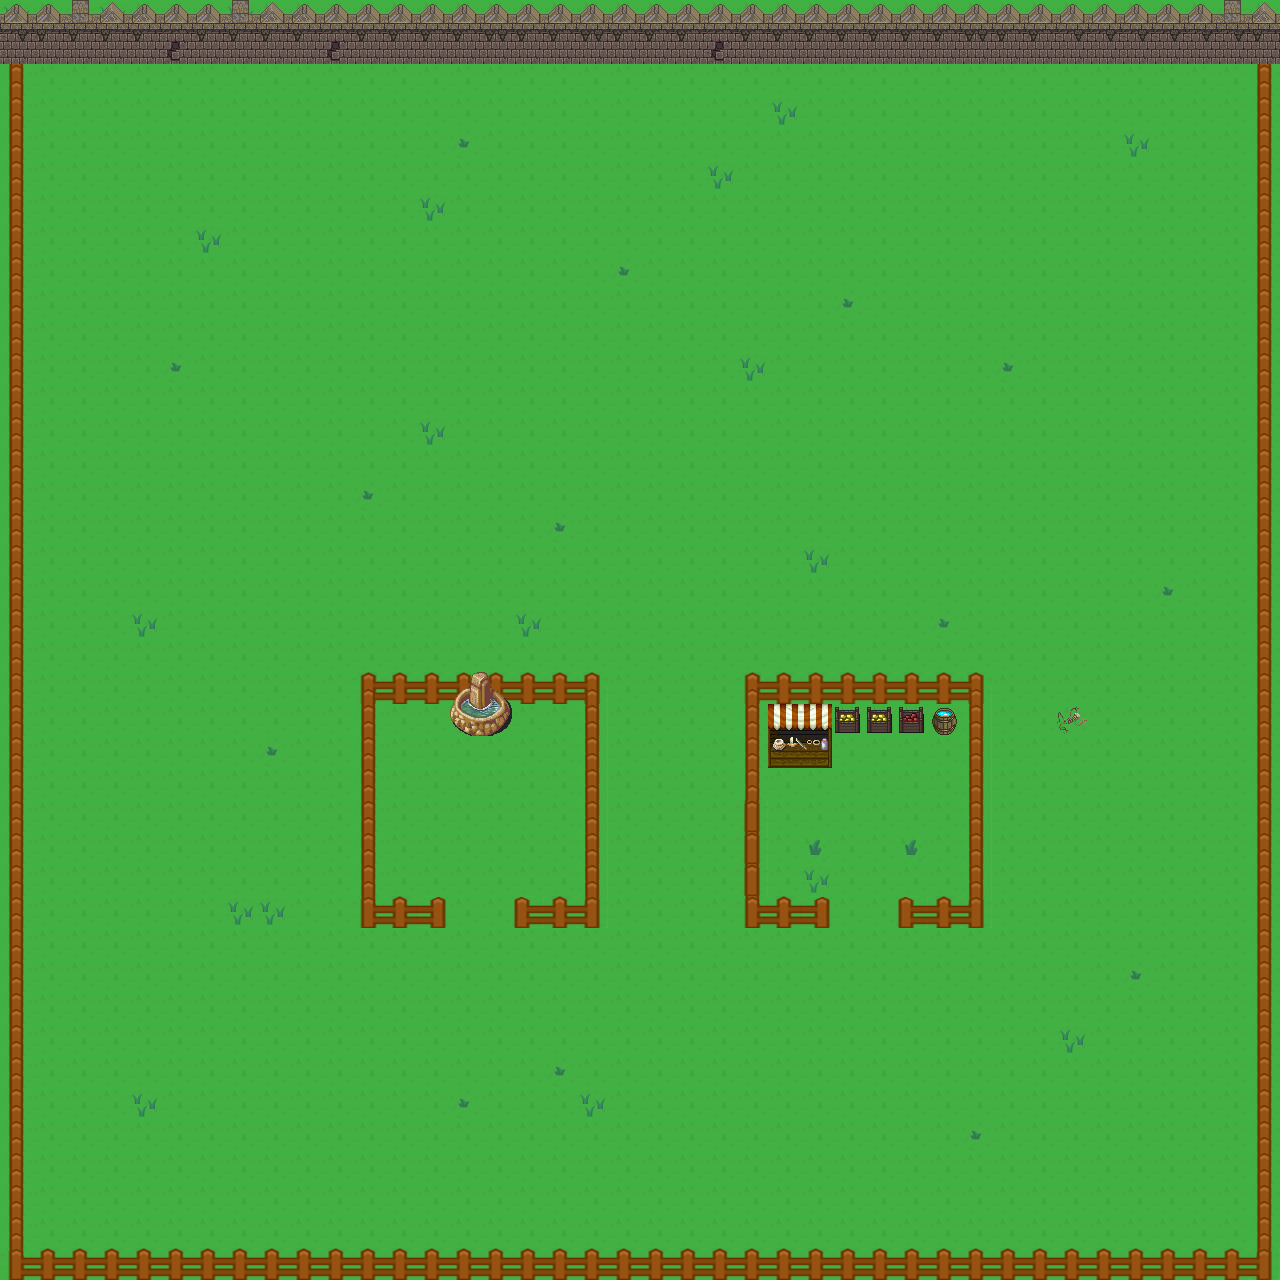

Below is a game level as drawn by its tile map, then a one-line description and the .tmx that defines it (tile-layer data replaced by summaries):
An orthogonal 40x40 tile map with 32x32 px tiles, 2 tile layers (Tile Layer 1, Tile Layer 2), 3 tilesets and 94 objects.

<map version="1.2" tiledversion="1.2.5" orientation="orthogonal" renderorder="right-down" width="40" height="40" tilewidth="32" tileheight="32" infinite="0" nextlayerid="4" nextobjectid="136">
 <tileset firstgid="1" name="adventure-tiles" tilewidth="32" tileheight="32" tilecount="40" columns="10">
  <image source="adventure-tiles.png" width="320" height="128" />
 </tileset>
 <tileset firstgid="41" name="object-tiles" tilewidth="32" tileheight="32" tilecount="8" columns="8">
  <image source="object-tiles.png" width="256" height="32" />
  <tile id="0">
   <properties>
    <property name="name" value="Bush" />
   </properties>
  </tile>
  <tile id="1">
   <properties>
    <property name="name" value="Rock" />
   </properties>
  </tile>
  <tile id="2">
   <properties>
    <property name="name" value="Coin" />
   </properties>
  </tile>
  <tile id="3">
   <properties>
    <property name="name" value="Treasure" />
   </properties>
  </tile>
  <tile id="4">
   <properties>
    <property name="name" value="Flyer" />
   </properties>
  </tile>
  <tile id="5">
   <properties>
    <property name="id" value="default" />
    <property name="name" value="NPC" />
    <property name="text" value="Hello, world!" />
   </properties>
  </tile>
  <tile id="6">
   <properties>
    <property name="name" value="ShopHeart" />
   </properties>
  </tile>
  <tile id="7">
   <properties>
    <property name="name" value="ShopArrow" />
   </properties>
  </tile>
 </tileset>
 <tileset firstgid="49" name="Castle2(1)" tilewidth="32" tileheight="32" tilecount="256" columns="16">
  <image source="Castle2(1).png" width="512" height="512" />
 </tileset>
 <layer id="1" name="Tile Layer 1" width="40" height="40">
  <data>[1600 cells, 1600 non-empty, 21 distinct tile ids]</data>
 </layer>
 <layer id="3" name="Tile Layer 2" width="40" height="40">
  <data>[1600 cells, 60 non-empty, 19 distinct tile ids]</data>
 </layer>
 <objectgroup id="2" name="Object Layer 1">
  <object id="1" x="0" y="0" width="1280" height="65">
   <properties>
    <property name="name" value="Solid" />
   </properties>
  </object>
  <object id="3" x="0" y="32" width="32" height="1248">
   <properties>
    <property name="name" value="Solid" />
   </properties>
  </object>
  <object id="4" x="1248" y="32" width="32" height="1248">
   <properties>
    <property name="name" value="Solid" />
   </properties>
  </object>
  <object id="5" x="32" y="1248" width="1216" height="32">
   <properties>
    <property name="name" value="Solid" />
   </properties>
  </object>
  <object id="6" x="640" y="1088" width="32" height="32">
   <properties>
    <property name="name" value="start" />
   </properties>
  </object>
  <object id="23" gid="46" x="464" y="928" width="32" height="32">
   <properties>
    <property name="id" value="Gatekeeper" />
    <property name="text" value="Hello, world!" />
   </properties>
  </object>
  <object id="24" gid="47" x="800" y="832" width="32" height="32" />
  <object id="25" gid="48" x="896" y="832" width="32" height="32" />
  <object id="26" gid="46" x="845.333" y="774.667" width="32" height="32">
   <properties>
    <property name="id" value="Shopkeeper" />
    <property name="text">1 Heart for 3 Coins! 
 3 Angels for 4 Coins!</property>
   </properties>
  </object>
  <object id="30" gid="44" x="464.667" y="785.333" width="32" height="32" />
  <object id="36" gid="41" x="320" y="960" width="32" height="32" />
  <object id="37" gid="41" x="288" y="992" width="32" height="32" />
  <object id="38" gid="41" x="288" y="1024" width="32" height="32" />
  <object id="39" gid="41" x="288" y="1056" width="32" height="32" />
  <object id="40" gid="42" x="288" y="1088" width="32" height="32" />
  <object id="41" gid="42" x="320" y="1184" width="32" height="32" />
  <object id="43" gid="42" x="1024" y="1056" width="32" height="32" />
  <object id="44" gid="42" x="1056" y="1184" width="32" height="32" />
  <object id="45" gid="42" x="992" y="1216" width="32" height="32" />
  <object id="46" gid="41" x="992" y="960" width="32" height="32" />
  <object id="47" gid="41" x="1056" y="1152" width="32" height="32" />
  <object id="48" gid="41" x="992" y="992" width="32" height="32" />
  <object id="49" gid="41" x="1024" y="1024" width="32" height="32" />
  <object id="50" gid="41" x="1056" y="1088" width="32" height="32" />
  <object id="51" gid="41" x="1056" y="1120" width="32" height="32" />
  <object id="52" gid="41" x="1024" y="1216" width="32" height="32" />
  <object id="53" gid="41" x="1056" y="1056" width="32" height="32" />
  <object id="54" gid="41" x="1024" y="1088" width="32" height="32" />
  <object id="55" gid="41" x="992" y="1024" width="32" height="32" />
  <object id="56" gid="41" x="1056" y="800" width="32" height="32" />
  <object id="57" gid="41" x="992" y="1248" width="32" height="32" />
  <object id="59" gid="41" x="1024" y="1184" width="32" height="32" />
  <object id="60" gid="41" x="288" y="1120" width="32" height="32" />
  <object id="61" gid="41" x="320" y="992" width="32" height="32" />
  <object id="62" gid="41" x="352" y="960" width="32" height="32" />
  <object id="63" gid="41" x="960" y="960" width="32" height="32" />
  <object id="64" gid="41" x="320" y="1152" width="32" height="32" />
  <object id="65" gid="41" x="288" y="1152" width="32" height="32" />
  <object id="66" gid="41" x="288" y="1184" width="32" height="32" />
  <object id="67" gid="41" x="288" y="1216" width="32" height="32" />
  <object id="68" gid="41" x="320" y="1216" width="32" height="32" />
  <object id="69" gid="41" x="320" y="1248" width="32" height="32" />
  <object id="71" gid="41" x="576" y="672" width="32" height="32" />
  <object id="72" gid="41" x="608" y="672" width="32" height="32" />
  <object id="73" gid="41" x="672" y="640" width="32" height="32" />
  <object id="74" gid="41" x="704" y="672" width="32" height="32" />
  <object id="75" x="736" y="672" width="256" height="32">
   <properties>
    <property name="name" value="Solid" />
   </properties>
  </object>
  <object id="78" x="352" y="672" width="256" height="32">
   <properties>
    <property name="name" value="Solid" />
   </properties>
  </object>
  <object id="79" x="352" y="896" width="96" height="32">
   <properties>
    <property name="name" value="Solid" />
   </properties>
  </object>
  <object id="80" x="512" y="896" width="96" height="32">
   <properties>
    <property name="name" value="Solid" />
   </properties>
  </object>
  <object id="81" x="736" y="896" width="96" height="32">
   <properties>
    <property name="name" value="Solid" />
   </properties>
  </object>
  <object id="82" x="896" y="896" width="96" height="32">
   <properties>
    <property name="name" value="Solid" />
   </properties>
  </object>
  <object id="83" x="960" y="704" width="32" height="192">
   <properties>
    <property name="name" value="Solid" />
   </properties>
  </object>
  <object id="84" x="736" y="704" width="32" height="192">
   <properties>
    <property name="name" value="Solid" />
   </properties>
  </object>
  <object id="85" x="572" y="705" width="41" height="192">
   <properties>
    <property name="name" value="Solid" />
   </properties>
  </object>
  <object id="86" x="352" y="704" width="32" height="192">
   <properties>
    <property name="name" value="Solid" />
   </properties>
  </object>
  <object id="87" gid="45" x="192" y="1088" width="32" height="32" />
  <object id="88" gid="45" x="480" y="640" width="32" height="32" />
  <object id="89" gid="45" x="288" y="832" width="32" height="32" />
  <object id="90" gid="45" x="1088" y="928" width="32" height="32" />
  <object id="92" gid="43" x="865" y="993" width="32" height="32" />
  <object id="94" gid="42" x="544" y="416" width="32" height="32" />
  <object id="95" gid="42" x="288" y="544" width="32" height="32" />
  </objectgroup>
</map>
<!-- 31 of 94 objects omitted -->
